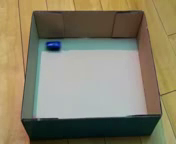
#> input picture frame 2 of python/APD_3_30/cockroach.mp4, 176 x 144 px
$ python circle_follow.py
#> lines starting #> are read from the running program, lines starting #| are printed output that depends on the picture
from PIL import Image
import matplotlib.pyplot as plt
import numpy as np
import math
from matplotlib.patches import Circle
import cv2

cap = cv2.VideoCapture('cockroach.mp4')
fig, ax = plt.subplots()

num = 0

color_1 = [37, 77, 175]
color_2 = [159, 28, 70]
color_range_1 = [50, 50, 50]
color_range_2 = [50, 50, 50]

while(cap.isOpened()):
    ret, img = cap.read()
#> img is the input picture: shape (144, 176, 3); mean B, G, R 104.3, 127.4, 134
    if(ret == True):# if the image is obtaained
        img = cv2.cvtColor(img, cv2.COLOR_BGR2RGB)
        img = np.array(img)
        [h, w, d] = img.shape
#> h = 144; w = 176; d = 3


        pos_1 = []
        pos_2 = []

        for y in range(0, h, 1):
            for x in range(0, w, 1):
                if ((np.abs(color_1[0] - img[y, x, 0]) < color_range_1[0]) and \
                    (np.abs(color_1[1] - img[y, x, 1]) < color_range_1[1]) and \
                    (np.abs(color_1[2] - img[y, x, 2]) < color_range_1[2])):

                    img[y, x, :] = [0, 0, 255]
                    pos_1.append([y, x])

                if ((np.abs(color_2[0] - img[y, x, 0]) < color_range_2[0]) and \
                    (np.abs(color_2[1] - img[y, x, 1]) < color_range_2[1]) and \
                    (np.abs(color_2[2] - img[y, x, 2]) < color_range_2[2])):

                    img[y, x, :] = [255, 0, 0]
                    pos_2.append([y, x])
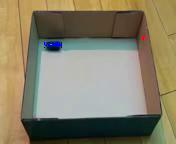
#> img: shape (144, 176, 3); mean R, G, B 134, 127.3, 104.5

        r = 15
        ax.cla() #clear the picture (if you have some circle)
        if len(pos_1) > 0:
            xy_blue = np.mean(pos_1, axis = 0)
#> xy_blue = [44.11, 53.96]
            circ_1 = Circle((xy_blue[1], xy_blue[0]), r, color='blue', fill = False)
            ax.add_patch(circ_1)

        if len(pos_2) > 0:
            xy_red = np.mean(pos_2, axis = 0)
#> xy_red = [67.62, 107.4]
            circ_2 = Circle((xy_red[1], xy_red[0]), r, color='red', fill = False)
            ax.add_patch(circ_2)

        plt.axis('off')
        ax.imshow(img)
        plt.savefig('OutFig/Out_' + str(num) + '.jpg')
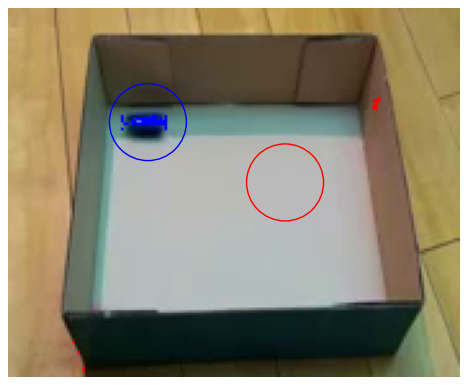
#> figure drawn by matplotlib, 1 panel
        num = num + 1

    else:
        break

cap.release()


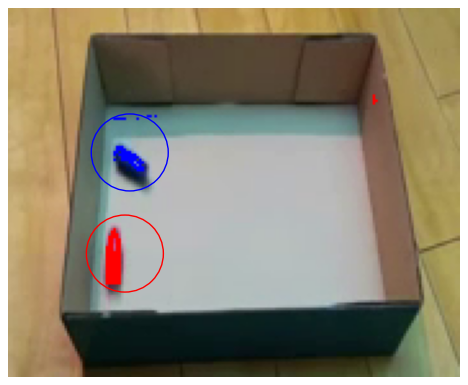
#> figure drawn by matplotlib, 1 panel

$ run again, starting later in the video
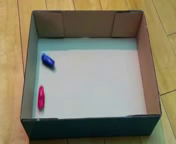
#> input picture frame 13 of python/APD_3_30/cockroach.mp4, 176 x 144 px
#> img is the input picture: shape (144, 176, 3); mean B, G, R 104.6, 126.4, 133.2
#> after the loop `for y in range(0, h, 1):`:
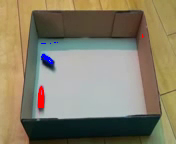
#> img: shape (144, 176, 3); mean R, G, B 133.5, 126.1, 104.5
#> ``:
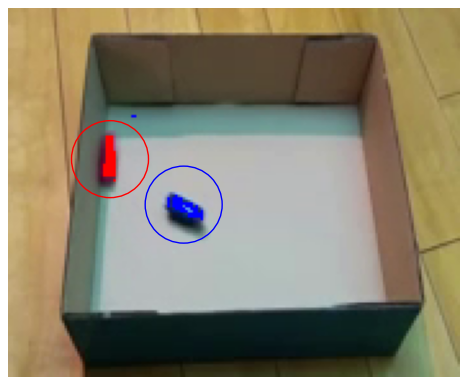
#> figure drawn by matplotlib, 1 panel

$ run again, starting later in the video
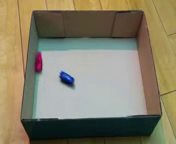
#> input picture frame 23 of python/APD_3_30/cockroach.mp4, 176 x 144 px
#> img is the input picture: shape (144, 176, 3); mean B, G, R 104.8, 127.3, 133.7
#> after the loop `for y in range(0, h, 1):`:
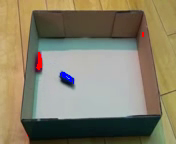
#> img: shape (144, 176, 3); mean R, G, B 134, 127, 104.8
#> ``:
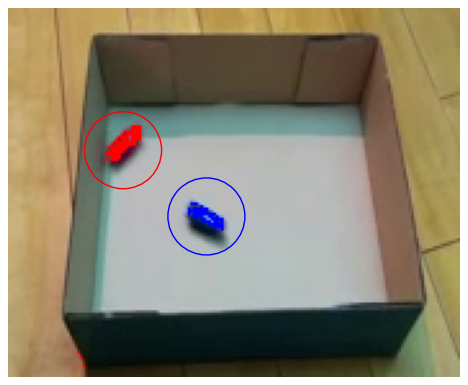
#> figure drawn by matplotlib, 1 panel
